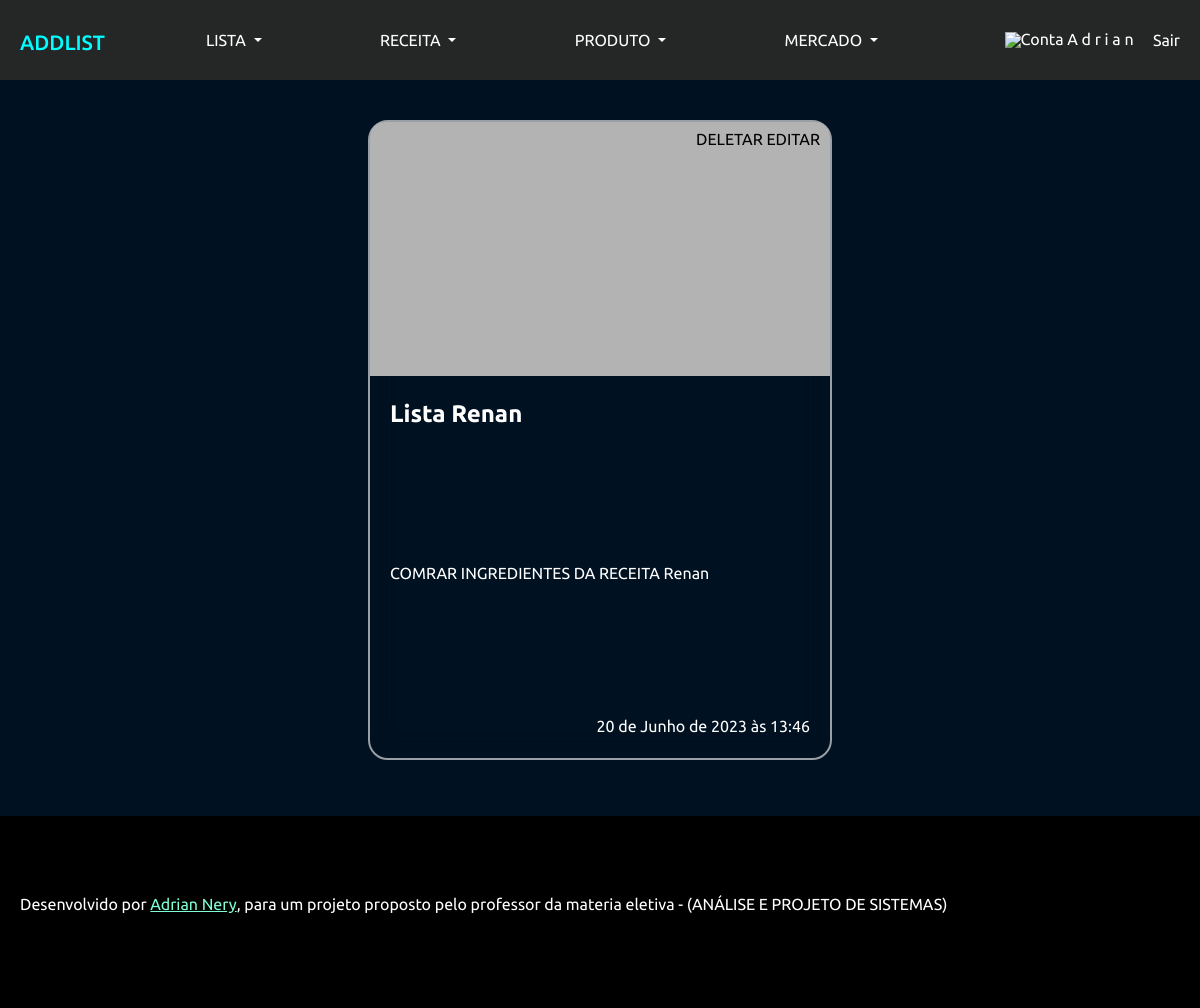
The page /lista/71 (signed in) on the database its author committed.
### Weblist/models.py (models this page shows, shortened)
class Lista(models.Model):
    nome = models.CharField(max_length=45, default='')
    descricao = models.TextField(max_length=520, blank=True, null=True)
    data = models.DateTimeField(auto_created=True, auto_now_add=True)
    idUser = models.ForeignKey(User, on_delete=models.CASCADE)
    idproduto = models.ManyToManyField(Produto)

### Weblist/views.py (the view)
# urls.py: path('lista/', page_lista, name='lista'),
def page_lista(request,id):
	if request.user.is_authenticated:
		iduser = request.user.id
		user = User.objects.get(id = iduser)
		lista = []
		for i in user.username:
			lista.append(i)
		try:
			space = lista.index(' ')
			user = " ".join(lista[0:space])
		except:
			pass
		try:
			lista = Lista.objects.filter(idUser = iduser).get(id = id)
			context = {
				"lista": lista,
				"usuario":user,
				}
			return render(request,"lista/lista.html",context)
		except Lista.DoesNotExist:
			return redirect(page_home)
	else:
		return HttpResponse('VOCÊ NÃO ESTÁ LOGADO, FAÇA O LOGIN PARA TER ACESSO A ESTÁ PAGINA')

### Weblist/templates/lista/lista.html (shortened to what this page needs)
{% extends 'base.html' %}
{% load static %}
{% block style %}
<link rel="stylesheet" href="{% static 'styles/lista/verLista.css' %}">
{% endblock %}
{% block body %}
<div class="mainpage">
    <ul>
        <li class="container-lista">
            <div class="btns">
                <a href="{% url 'remover_lista' lista.id %}">DELETAR</a>
                <a href="{% url 'page_editar_lista' lista.id %}">EDITAR</a>
            </div>
            <div class="list-head" style="text-decoration: none;">
            </div>
            <div class="list-body">
                <div class="titulo-lista">
                    {{ lista.nome }}
                </div>
                <div class="desc-lista">
                    {{ lista.descricao }}
                </div>
                <div class="data-lista">
                    {{ lista.data }}
                </div>
            </div>
        </li>
    </ul>
</div>
{% endblock %}

### static/styles/modelobase.css (style rules this page uses)
* { list-style: none; text-decoration: none; margin: 0; padding: 0; box-sizing: border-box; font-family: 'Ubuntu', sans-serif; text-decoration: none; color: #fff; font-size: 1rem; }
body { background-color: rgb(0, 17, 33); }

### static/styles/lista/verLista.css (style rules this page uses)
.mainpage { min-height: 90vh; }
.mainpage>ul { width: 100%; height: 100%; padding: 20px; display: flex; justify-content: space-around; flex-flow: wrap; min-height: 90vh; }
.mainpage>ul>li { min-height: 10%; margin: 20px 10px; min-width: 40%; max-width: 50%; background-color: transparent; border-radius: 20px; border: 2px solid rgba(255,255,255, 0.6); backdrop-filter: blur(15px); }
.btns { position: relative; float: right; margin-right: 10px; margin-top: 5px; }
.btns>a { text-decoration: none; color: black; }
.mainpage>ul>li>.list-head { width: 100%; height: 40%; background-color: rgb(179, 179, 179); border-radius: 15px 15px 0 0; }
.mainpage>ul>li>.list-body { width: 100%; height: 60%; padding: 20px; display: flex; flex-direction: column; justify-content: space-between; }
.mainpage>ul>li>.list-body>.titulo-lista { text-transform: capitalize; font-size: 1.5rem; font-weight: bold; }
.mainpage>ul>li>.list-body>.desc-lista { font-size: 1rem; text-transform: capitalize; }
.data-lista { width: 100%; display: flex; justify-content: right; }

### rows shown on the page
Lista: nome "Lista Renan", descricao "COMRAR INGREDIENTES DA RECEITA Renan", data "20 de Junho de 2023 às 13:46"

### other values the page prints
{{ usuario }} "A d r i a n"
